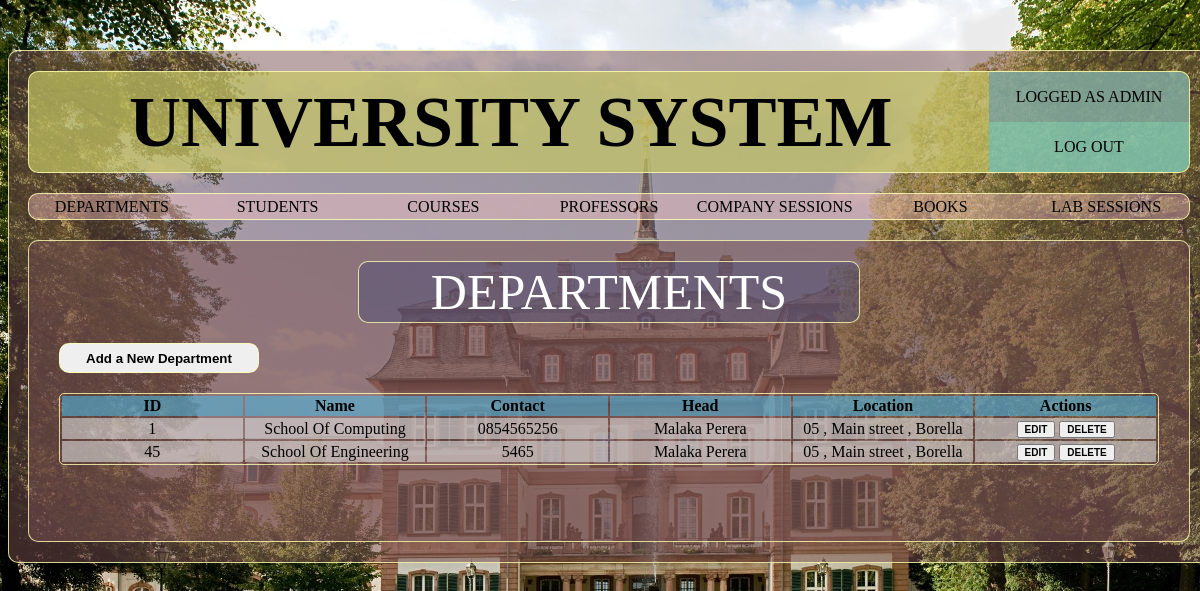
Before: /pages/departments.php (signed in) with the older database file.
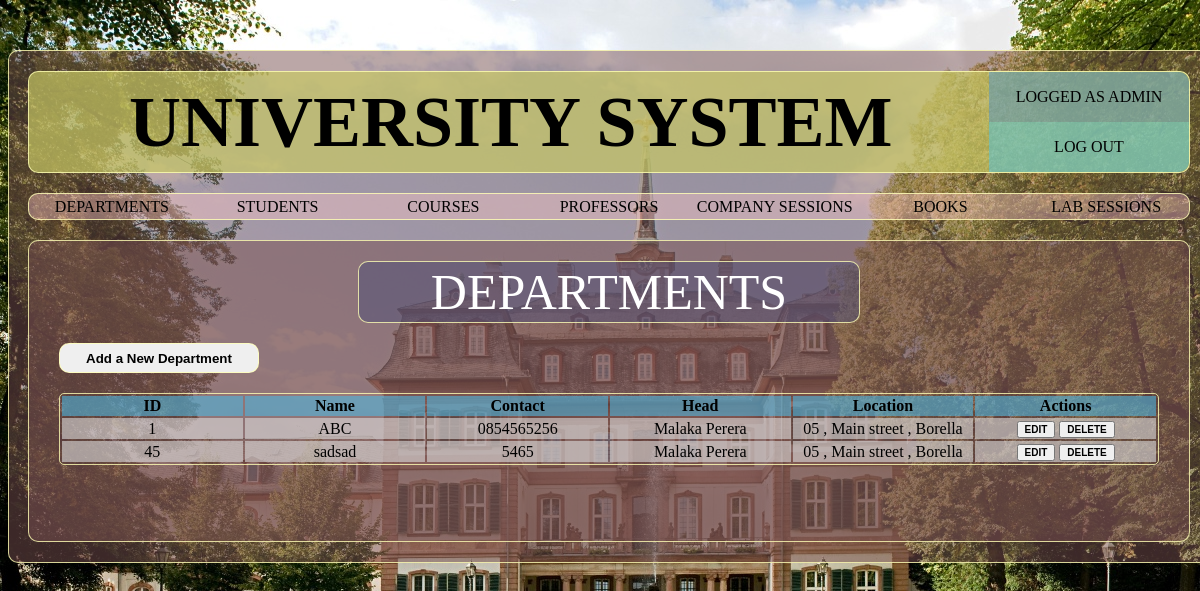
After: the same page with the newer database file.
### tables this page shows
CREATE TABLE `departments` (
  `depID` varchar(20) NOT NULL,
  `depName` varchar(100) NOT NULL,
  `depPhone` varchar(20) NOT NULL,
  `profID` varchar(20) DEFAULT NULL,
  `locationID` varchar(20) DEFAULT NULL
);

### pages/departments.php (the view, shortened to what this page needs)
<?php
require_once('../inc/config.php');
$depquery="SELECT D.depID,D.depName,D.depPhone,P.profFName,P.profLName,L.locStreeNo,L.locStreet,L.locCity
		FROM departments AS D LEFT OUTER JOIN location AS L ON D.locationID = L.locationID
		LEFT OUTER JOIN professors AS P ON D.profID = P.profID;";
$depcon=mysqli_query($connection,$depquery);
require_once('layout/header.php'); ?>
	<div class="container sub-page border-default">
		<div class="sub-page-box">
			<div class="container sub-page-title text-center border-default"> DEPARTMENTS </div>
		</div>
		<div class="sub-page-box">
			<button class="sub-page-btn border-default" onclick="show_div('add_department_form')"> Add a New Department </button>
		</div>
		<div class="sub-page-box">
			<table class="container sub-page-table text-center">
				<tr>
					<th>ID</th>
					<th>Name</th>
					<th>Contact</th>
					<th>Head</th>
					<th>Location</th>
					<th>Actions</th>
				</tr>
				<?php
					$row="";
					if(mysqli_num_rows($depcon)>0){
						while($department=mysqli_fetch_assoc($depcon)){
							$depid=$department['depID'];
							$row=$row."<tr>
							<td>$department[depID]</td>
							<td>$department[depName]</td>
							<td>$department[depPhone]</td>
							<td>$department[profFName] $department[profLName]</td>
							<td>$department[locStreeNo] , $department[locStreet] , $department[locCity]</td>
							<td>
								<a href='queryboxes/department.php?id=$depid' target='new'><button class='table-btn'>EDIT</button></a>
								<a href='./queryboxes/delete.php?department=$department[depID]'><button class='table-btn'>DELETE</button></a>
							</td>
							</tr>";
						}
						echo $row;
					}
				?>
			</table>
		</div>
	</div>
</body>
</html>

Changed rows visible on the page:
changed departments id 1: depName "School Of Computing" → "ABC"
changed departments id 45: depName "School Of Engineering" → "sadsad"
